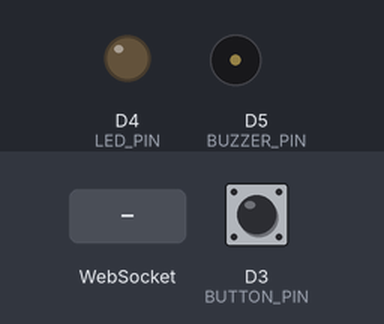
This sketch was run on a simulated ESP8266 (NodeMCU). Parts: output pins drawn as LEDs (lit = HIGH), buzzer (waves = sounding, pin HIGH). Dashed ring = blinking. The test bench sets the inputs (shaded band); at power-on: D3 (BUTTON_PIN) HIGH. WiFi joins after 1.5 s; servers stay silent unless stated; what the sketch prints to the serial monitor is not drawn.

Above: at 2.7 s.
2.8 s: D3 (BUTTON_PIN) pulled LOW for 0.15 s
At 3.06 s:
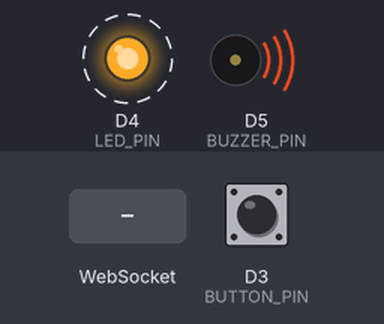
At 4.73 s:
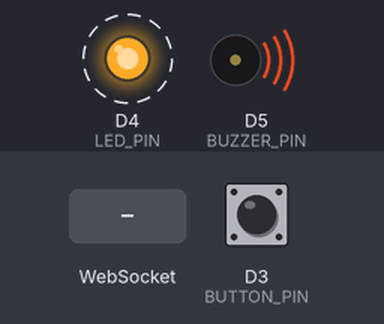
5.8 s: WebSocket text "cancel" received
8.8 s: WebSocket text "1" received
Timing chart, 0 to 17.8 s (numbered marks = the images above; inputs shaded):
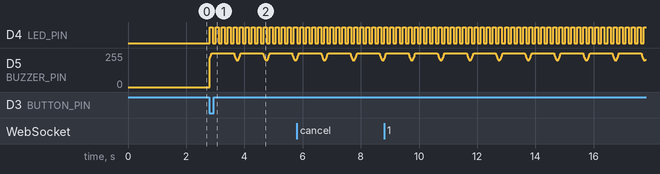

The sketch:

panic.ino
```cpp
#include <ESP8266WiFi.h>
#include <ESP8266WebServer.h>
#include <WebSocketsClient.h>
#include <ArduinoJson.h>

// WiFi credentials - edit before upload
const char* ssid = "YOUR_SSID";
const char* password = "YOUR_PASSWORD";

// WebSocket server
const char* websocket_host = "192.168.4.1"; // change to server IP
const uint16_t websocket_port = 8080;
const char* websocket_path = "/";

// Device ID
String device_id = "panic_001";

// Pins
const uint8_t BUTTON_PIN = D3; // interrupt pin
const uint8_t LED_PIN = D4;    // red LED
const uint8_t BUZZER_PIN = D5; // buzzer (PWM)

// State machine
enum State {Idle, Panic, Neutral};
volatile State state = Idle;
volatile bool panicTriggered = false;

WebSocketsClient webSocket;

// timing
unsigned long lastHeartbeat = 0;
const unsigned long HEARTBEAT_INTERVAL = 10UL * 60UL * 1000UL; // 10 minutes

// led control
unsigned long lastLedToggle = 0;
bool ledOn = false;

// buzzer control
unsigned long buzzerStart = 0;

// Forward
void sendStatus(State s);

void ICACHE_RAM_ATTR handleButtonInterrupt() {
  // only trigger if currently Idle
  if (state == Idle) {
    panicTriggered = true;
  }
}

void webSocketEvent(WStype_t type, uint8_t * payload, size_t length) {
  switch(type) {
    case WStype_CONNECTED:
      Serial.println("WebSocket connected");
      sendStatus(state);
      break;
    case WStype_TEXT: {
      Serial.printf("Got WS text: %s\n", payload);
      StaticJsonDocument<200> doc;
      DeserializationError err = deserializeJson(doc, payload);
      if (!err) {
        const char* cmd = doc["cmd"];
        if (cmd && strcmp(cmd, "cancel") == 0) {
          // only cancel if in Panic
          if (state == Panic) {
            state = Neutral;
            Serial.println("Cancelled via server");
            sendStatus(state);
          }
        }
      }
      break;
    }
    default:
      break;
  }
}

void setup() {
  Serial.begin(115200);
  pinMode(BUTTON_PIN, INPUT_PULLUP);
  pinMode(LED_PIN, OUTPUT);
  pinMode(BUZZER_PIN, OUTPUT);
  digitalWrite(LED_PIN, LOW);
  analogWrite(BUZZER_PIN, 0);

  // attach interrupt
  attachInterrupt(digitalPinToInterrupt(BUTTON_PIN), handleButtonInterrupt, FALLING);

  // WiFi
  WiFi.mode(WIFI_STA);
  WiFi.begin(ssid, password);
  Serial.print("Connecting WiFi");
  unsigned long start = millis();
  while (WiFi.status() != WL_CONNECTED && millis() - start < 20000) {
    delay(500);
    Serial.print('.');
  }
  Serial.println();
  if (WiFi.status() == WL_CONNECTED) {
    Serial.print("IP: "); Serial.println(WiFi.localIP());
  } else {
    Serial.println("WiFi failed");
  }

  // WebSocket
  webSocket.begin(websocket_host, websocket_port, websocket_path);
  webSocket.onEvent(webSocketEvent);
  webSocket.setReconnectInterval(5000);

  lastHeartbeat = millis();
}

void loop() {
  webSocket.loop();

  // check interrupt flag
  if (panicTriggered) {
    noInterrupts();
    panicTriggered = false;
    interrupts();
    // move to Panic
    state = Panic;
    sendStatus(state);
  }

  // State behaviors
  if (state == Panic) {
    // fast LED blink (100ms)
    unsigned long now = millis();
    if (now - lastLedToggle >= 100) {
      ledOn = !ledOn;
      digitalWrite(LED_PIN, ledOn ? HIGH : LOW);
      lastLedToggle = now;
    }
    // buzzer rising/falling tone
    unsigned long t = millis() - buzzerStart;
    // simple triangle up/down using PWM freq
    int toneVal = 200 + (int)( (sin(t/1000.0 * 3.1415 * 2) + 1.0) * 200 );
    analogWrite(BUZZER_PIN, toneVal);
  } else if (state == Neutral) {
    // steady on? let's blink slow like 1s
    unsigned long now = millis();
    if (now - lastLedToggle >= 1000) {
      ledOn = !ledOn;
      digitalWrite(LED_PIN, ledOn ? HIGH : LOW);
      lastLedToggle = now;
    }
    analogWrite(BUZZER_PIN, 0);
    // do not allow re-trigger via button
  } else { // Idle
    // slow heartbeat blink every 10 minutes: one short blink
    unsigned long now = millis();
    if (now - lastHeartbeat >= HEARTBEAT_INTERVAL) {
      // short blink
      digitalWrite(LED_PIN, HIGH);
      delay(200);
      digitalWrite(LED_PIN, LOW);
      lastHeartbeat = now;
      sendStatus(state);
    }
    analogWrite(BUZZER_PIN, 0);
  }

  // keep ws alive
  delay(10);
}

void sendStatus(State s) {
  StaticJsonDocument<200> doc;
  doc["device_id"] = device_id;
  const char* st = "idle";
  if (s == Panic) st = "panic";
  else if (s == Neutral) st = "neutral";
  doc["status"] = st;
  String out;
  serializeJson(doc, out);
  webSocket.sendTXT(out);
}
```
